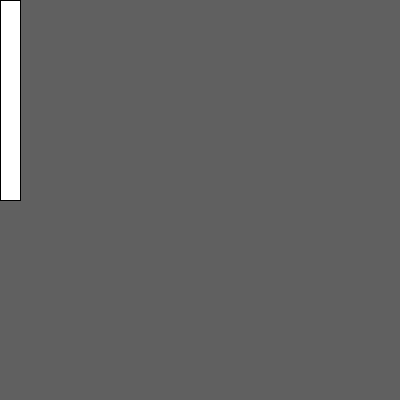
Frame 1 (no input)
Frame 60 (the mouse pressed at the canvas centre just before this capture): identical to frame 1, image omitted
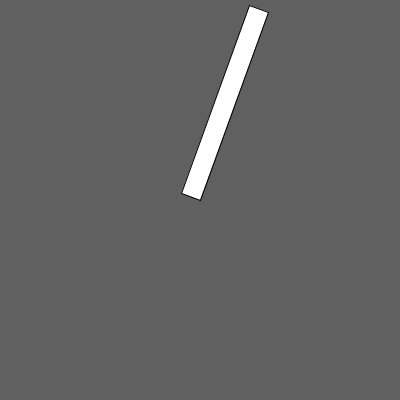
Frame 120 (the mouse held since frame 60 and released just before this capture)

The Processing sketch that drew these frames (run headless with seeded random() and noise(); from frame 60 on, the mouse is pressed at the canvas centre):

// Processing sketch: processing_7802
// ── processing_7802.pde

// Keith O'Hara <kohara@bard.edu>
// Feb 22 2010 Lecture

void setup()
{
  size(400, 400);
  smooth();
}

void draw()
{
  background(96);
  translate(mouseX, mouseY);
  rotate(radians(mouseY));
  rect(0, 0, 20, 200);
}
